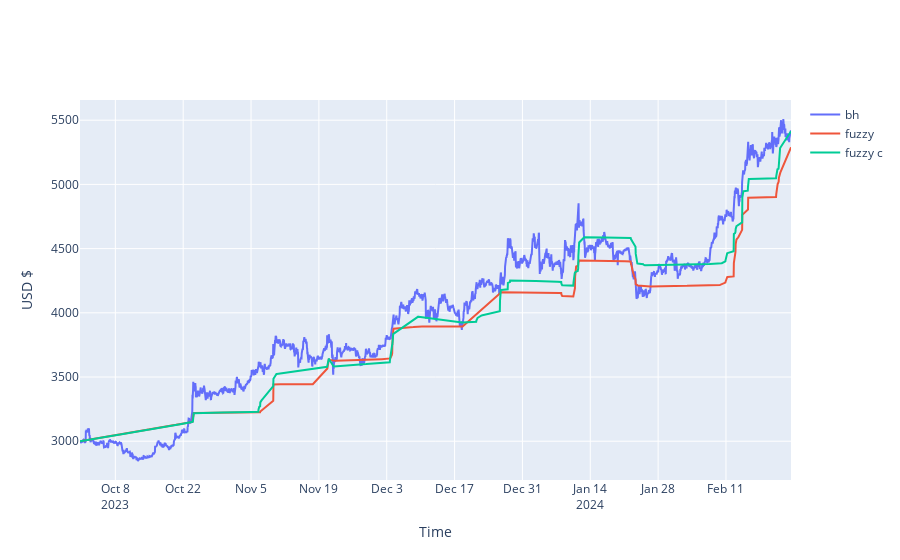

The code cell stored with this chart in its notebook:
### Code cell
time_column = pd.to_datetime(data['time'], unit='s')
bh_column = data['bh']
fuzzy_column = data['fuzzy'].interpolate()
fuzzy_c_column = data['fuzzy c'].interpolate()

fig = go.Figure()
fig.add_trace(go.Scatter(x=time_column, y=bh_column, mode='lines', name='bh'))
fig.add_trace(go.Scatter(x=time_column, y=fuzzy_column, mode='lines', name='fuzzy'))
fig.add_trace(go.Scatter(x=time_column, y=fuzzy_c_column, mode='lines', name='fuzzy c'))
fig.update_layout(
    xaxis=dict(title='Time'),
    yaxis=dict(title='USD $'),
)

fig.show()

### Figure 1 — Plotly figure (JSON) as saved in the notebook; plotly's stock layout.template omitted (floating-point values rounded to 4 significant figures; data arrays with more than 128 entries replaced by an {"elided": "..."} marker saying what was removed)
{"data": [{"mode": "lines", "name": "bh", "type": "scatter", "x": {"elided": "3522 str values"}, "y": {"elided": "3522 float values"}}, {"mode": "lines", "name": "fuzzy", "type": "scatter", "x": {"elided": "3522 str values"}, "y": {"elided": "3522 float values"}}, {"mode": "lines", "name": "fuzzy c", "type": "scatter", "x": {"elided": "3522 str values"}, "y": {"elided": "3522 float values"}}], "layout": {"autosize": true, "xaxis": {"autorange": true, "range": ["2023-09-30 17:00", "2024-02-24 10:00"], "title": {"text": "Time"}, "type": "date"}, "yaxis": {"autorange": true, "range": [2698.0, 5657.0], "title": {"text": "USD $"}, "type": "linear"}}}
